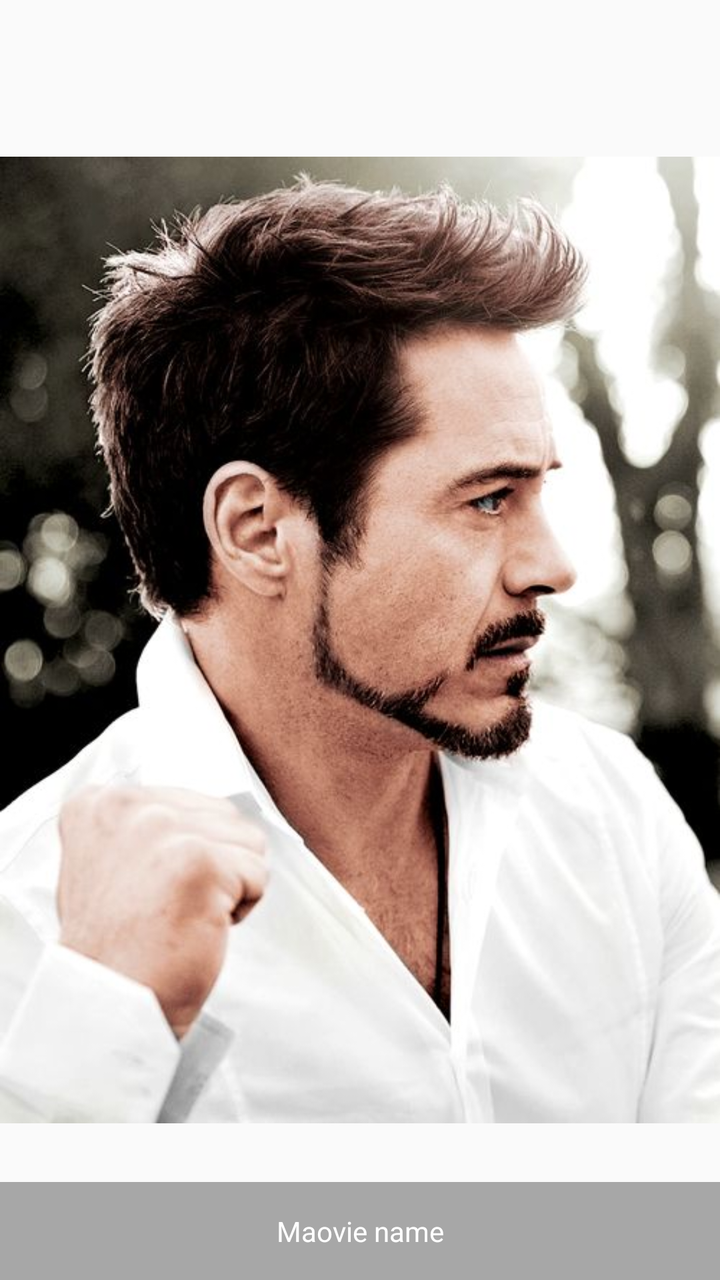
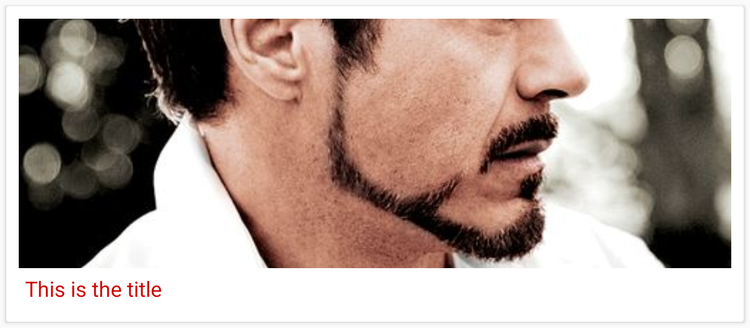

First picture: res/layout/ on a phone held upright. Second picture: the repository's own variant of that layout, on a device whose configuration matches the variant's folder. Source for both follows.
<!-- AndroidManifest.xml: application theme AppTheme -->
<!-- res/layout/movie_list_item.xml -->
<FrameLayout xmlns:android="http://schemas.android.com/apk/res/android"
    android:layout_width="match_parent"
    android:layout_height="match_parent">


    <ImageView
        android:id="@+id/image"
        android:layout_width="match_parent"
        android:layout_height="match_parent"
        android:src="@drawable/one" />

    <TextView
        android:id="@+id/title"
        android:layout_width="match_parent"
        android:layout_height="wrap_content"
        android:paddingLeft="10dp"
        android:paddingRight="10dp"
        android:gravity="center"
        android:paddingTop="15dp"
        android:text="Maovie name"
        android:paddingBottom="15dp"
        android:layout_gravity="bottom"
        android:textColor="@android:color/white"
        android:background="#55000000"
        />

</FrameLayout>
<!-- resources referenced by this layout -->
<resources>
  <!-- drawable one: jpg bitmap (drawable, 52759 bytes) -->
  <style name="AppTheme" parent="Theme.AppCompat.Light.DarkActionBar">
          
          <item name="colorPrimary">@color/colorPrimary</item>
          <item name="colorPrimaryDark">@color/colorPrimaryDark</item>
          <item name="colorAccent">@color/colorAccent</item>
      </style>
  <color name="colorPrimary">#3F51B5</color>
  <color name="colorPrimaryDark">#303F9F</color>
  <color name="colorAccent">#FF4081</color>
</resources>
<!-- res/layout-sw600dp/movie_list_item.xml (the repository's variant of the layout above) -->
<!-- drawn on a 7-inch tablet held upright -->
<?xml version="1.0" encoding="utf-8"?>
<android.support.v7.widget.CardView xmlns:android="http://schemas.android.com/apk/res/android"
xmlns:card_view="http://schemas.android.com/apk/res-auto"
xmlns:tools="http://schemas.android.com/tools"
android:layout_width="match_parent"
android:layout_height="wrap_content"
android:layout_margin="5dp"
card_view:cardCornerRadius="2dp">

<RelativeLayout
    android:layout_width="match_parent"
    android:layout_height="match_parent"
    android:padding="10dp">

    <ImageView
        android:id="@+id/image"
        android:layout_width="match_parent"
        tools:src="@drawable/one"
        android:scaleType="centerCrop"
        android:layout_height="200dp" />

    <TextView
        android:id="@+id/title"
        android:layout_below="@+id/image"
        android:layout_width="match_parent"
        android:padding="5dp"
        android:textSize="17dp"
        tools:text="This is the title"
        android:textColor="@android:color/holo_red_dark"
        android:layout_height="wrap_content" />

</RelativeLayout>
</android.support.v7.widget.CardView>
